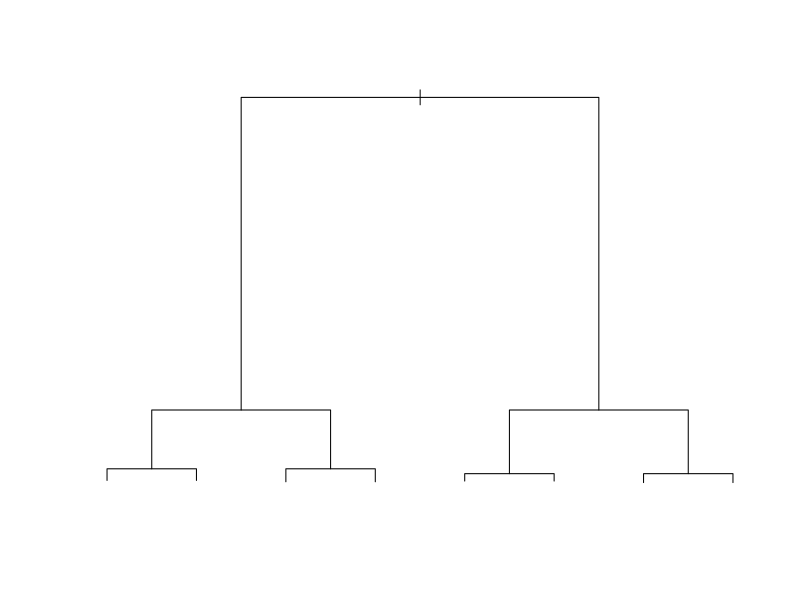
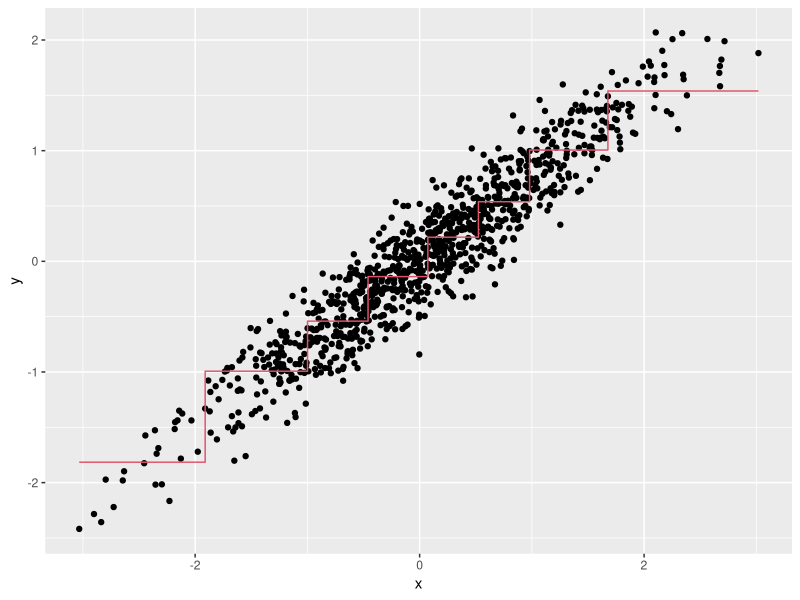
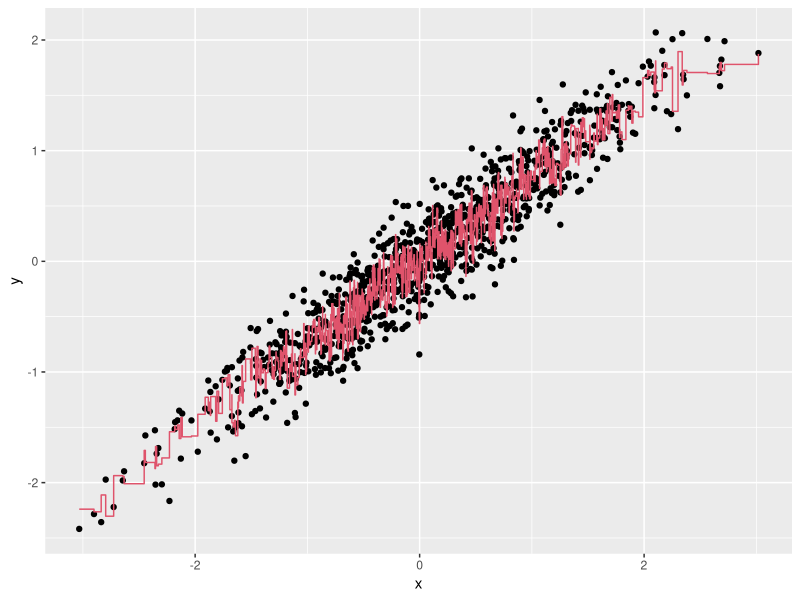
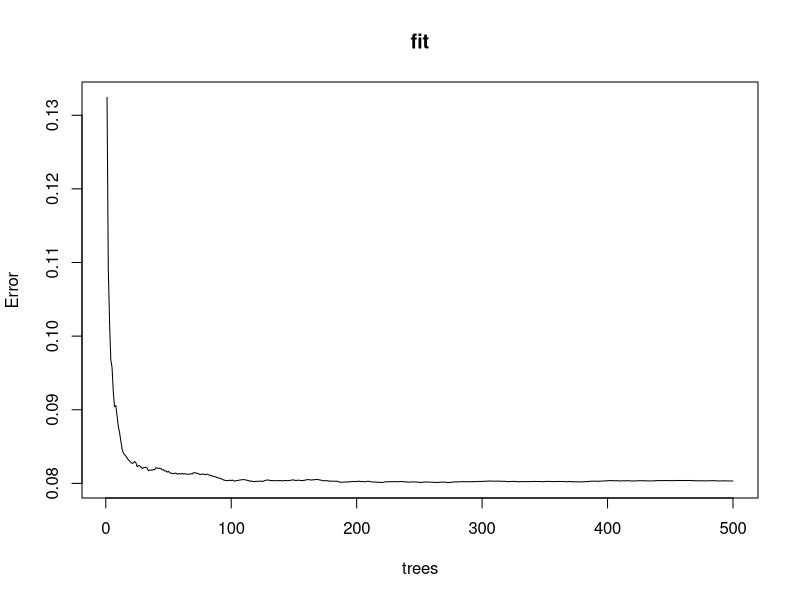
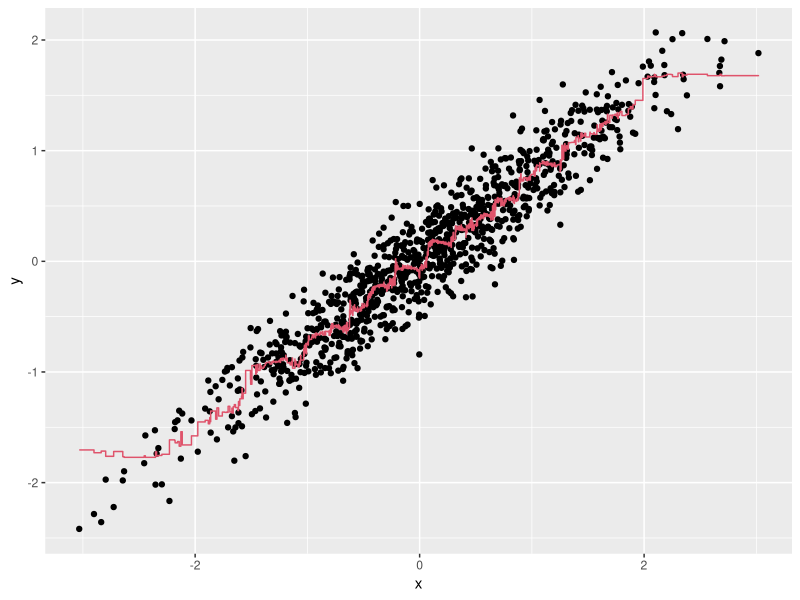
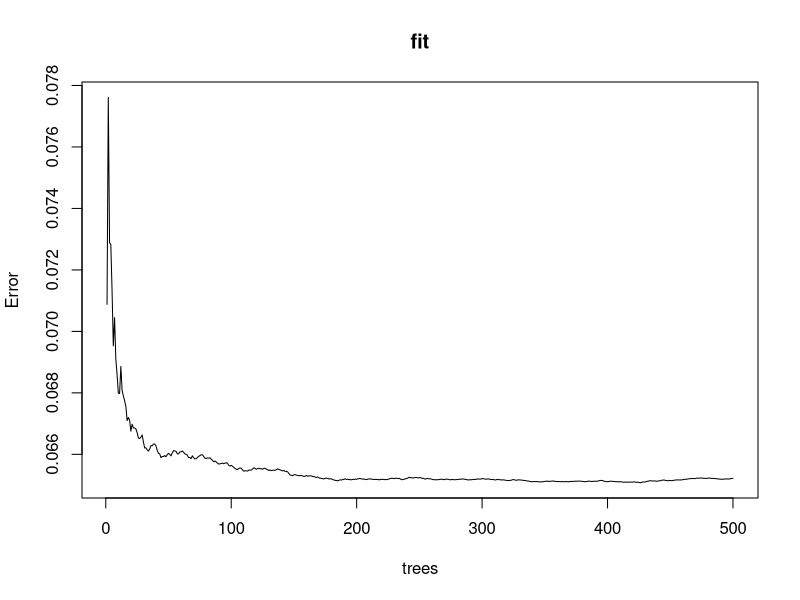

Write R code to recreate these figures, in order.
library(rpart)
library(dplyr)
library(ggplot2)

# Q1 ================================
n <- 1000
sigma <- 0.25
x <- rnorm(n, 0, 1)
y <- 0.75 * x + rnorm(n, 0, sigma)
dat <- data.frame(x = x, y = y)

fit <- rpart(y~., data = dat)

# ===================================

# Q2 ================================

plot(fit)

# ===================================

# Q3 ================================

dat %>% 
  mutate(y_hat = predict(fit)) %>% 
  ggplot() +
  geom_point(aes(x, y)) +
  geom_step(aes(x, y_hat), col=2)

# ===================================

# Q4 ================================

library(randomForest)

fit <- randomForest(y~x, data = dat)
  dat %>% 
  mutate(y_hat = predict(fit)) %>% 
  ggplot() +
  geom_point(aes(x, y)) +
  geom_step(aes(x, y_hat), col = 2)


plot(fit)
  
# ===================================

# Q6 ================================

library(randomForest)

fit <- randomForest(y~x, data = dat, nodesize=50, maxnodes=25)
  dat %>% 
  mutate(y_hat = predict(fit)) %>% 
  ggplot() +
  geom_point(aes(x, y)) +
  geom_step(aes(x, y_hat), col = 2)

fit
plot(fit)
# ===================================
